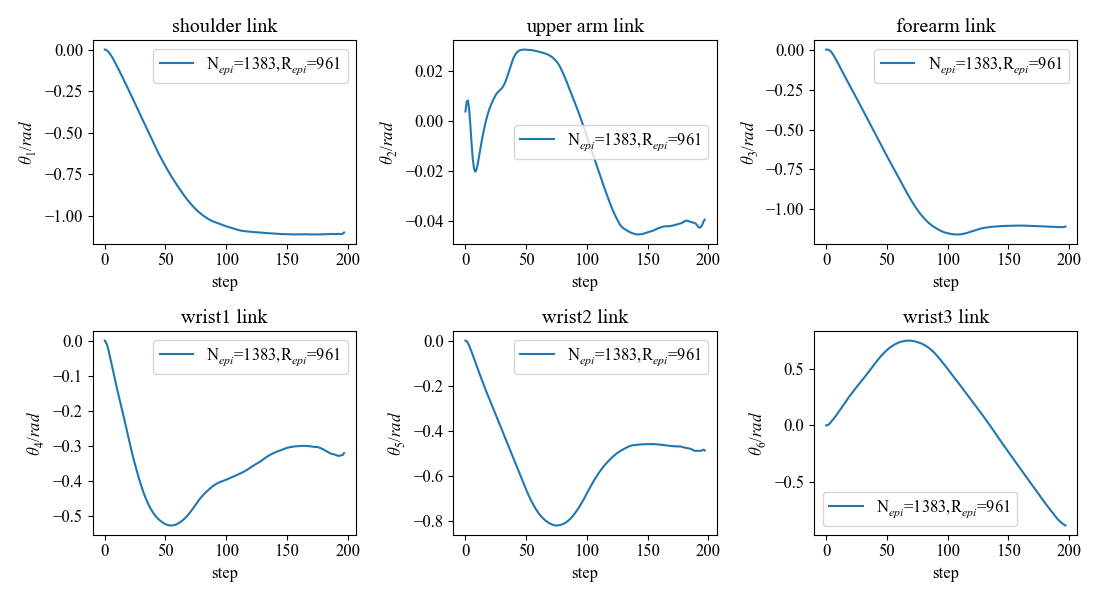

Generate this figure with Python:
"""
绘制平滑处理之后的六个关节旋转图
"""
import end_motion_path_plt_and_ansys
import matplotlib.pyplot as plt
import matplotlib
import numpy as np
import pandas as pd
import qpos6_plt
# 字体初始化
plt.rc('font', family='Times New Roman', size=12) # 全局设置Times New Roman字体
# 将公式的字体全部设置为常规字体，对本例而言就是Times New Roman字体
matplotlib.rcParams['mathtext.fontset'] = 'custom'
matplotlib.rcParams['mathtext.rm'] = 'Times New Roman'
matplotlib.rcParams['mathtext.it'] = 'Times New Roman:italic'
matplotlib.rcParams['mathtext.bf'] = 'Times New Roman:bold'

font1 = {'family' : 'Times New Roman',
'weight' : 'normal',
'size'   : 14,
}
# 设置需要绘图的回合
k = 1383

jsp_path = '../../ur5e_DDPG_article2_0_01_20000csv/joint_path_csv/'
est_path = './'
JSP = qpos6_plt.Joint_Space_Path(max_episode=20000, jsp_path=jsp_path, est_path=est_path,smooth=False)  # smooth选项决定True平滑还是不平滑False

# 读取表格
step_list, yplt_list_qpos0, yplt_list_qpos1, yplt_list_qpos2, yplt_list_qpos3, yplt_list_qpos4, yplt_list_qpos5, total_reward = JSP.read_csv(k=k, type=3)  # 读取smooth后的六个关节角转动表


# 画图
fig, ax = plt.subplots(2, 3, figsize=(11, 6))

# 可以单独修改某一个图的坐标刻度格式，因为已经全局设置了Times New Roman字体所以这里不用使用了
# x1_label = ax[0][0].get_xticklabels()
# [x1_label_temp.set_fontname('Times New Roman') for x1_label_temp in x1_label]
# y1_label = ax[0][0].get_yticklabels()
# [y1_label_temp.set_fontname('Times New Roman') for y1_label_temp in y1_label]


ax[0][0].plot(step_list, yplt_list_qpos0, label=r'$\mathrm{N}_{epi}$' + '={}'.format(k) + ',' + r'$\mathrm{R}_{epi}$' + '={:0.0f}'.format(total_reward))
ax[0][0].set_title('shoulder link')
ax[0][0].set_xlabel('step')
ax[0][0].set_ylabel(r'''$\theta_{1}/rad$''')
ax[0][0].legend()

ax[0][1].plot(step_list, yplt_list_qpos1, label=r'$\mathrm{N}_{epi}$' + '={}'.format(k) + ',' + r'$\mathrm{R}_{epi}$' + '={:0.0f}'.format(total_reward))
ax[0][1].set_title('upper arm link')
ax[0][1].set_xlabel('step')
ax[0][1].set_ylabel(r'''$\theta_{2}/rad$''')
ax[0][1].legend()

ax[0][2].plot(step_list, yplt_list_qpos2, label=r'$\mathrm{N}_{epi}$' + '={}'.format(k) + ',' + r'$\mathrm{R}_{epi}$' + '={:0.0f}'.format(total_reward))
ax[0][2].set_title('forearm link')
ax[0][2].set_xlabel('step')
ax[0][2].set_ylabel(r'''$\theta_{3}/rad$''')
ax[0][2].legend()

ax[1][0].plot(step_list, yplt_list_qpos3, label=r'$\mathrm{N}_{epi}$' + '={}'.format(k) + ',' + r'$\mathrm{R}_{epi}$' + '={:0.0f}'.format(total_reward))
ax[1][0].set_title('wrist1 link')
ax[1][0].set_xlabel('step')
ax[1][0].set_ylabel(r'''$\theta_{4}/rad$''')
ax[1][0].legend()

ax[1][1].plot(step_list, yplt_list_qpos4, label=r'$\mathrm{N}_{epi}$' + '={}'.format(k) + ',' + r'$\mathrm{R}_{epi}$' + '={:0.0f}'.format(total_reward))
ax[1][1].set_title('wrist2 link')
ax[1][1].set_xlabel('step')
ax[1][1].set_ylabel(r'''$\theta_{5}/rad$''')
ax[1][1].legend()

ax[1][2].plot(step_list, yplt_list_qpos5, label=r'$\mathrm{N}_{epi}$' + '={}'.format(k) + ',' + r'$\mathrm{R}_{epi}$' + '={:0.0f}'.format(total_reward))
ax[1][2].set_title('wrist3 link')
ax[1][2].set_xlabel('step')
ax[1][2].set_ylabel(r'''$\theta_{6}/rad$''')
ax[1][2].legend()

plt.tight_layout()
image_name = 'qpos6plt_smooth'
# 保存图片
filename = '{}.png'.format(image_name)
plt.savefig('./{}'.format(filename))
# print('Saved trajectory to {}.'.format(filename))
